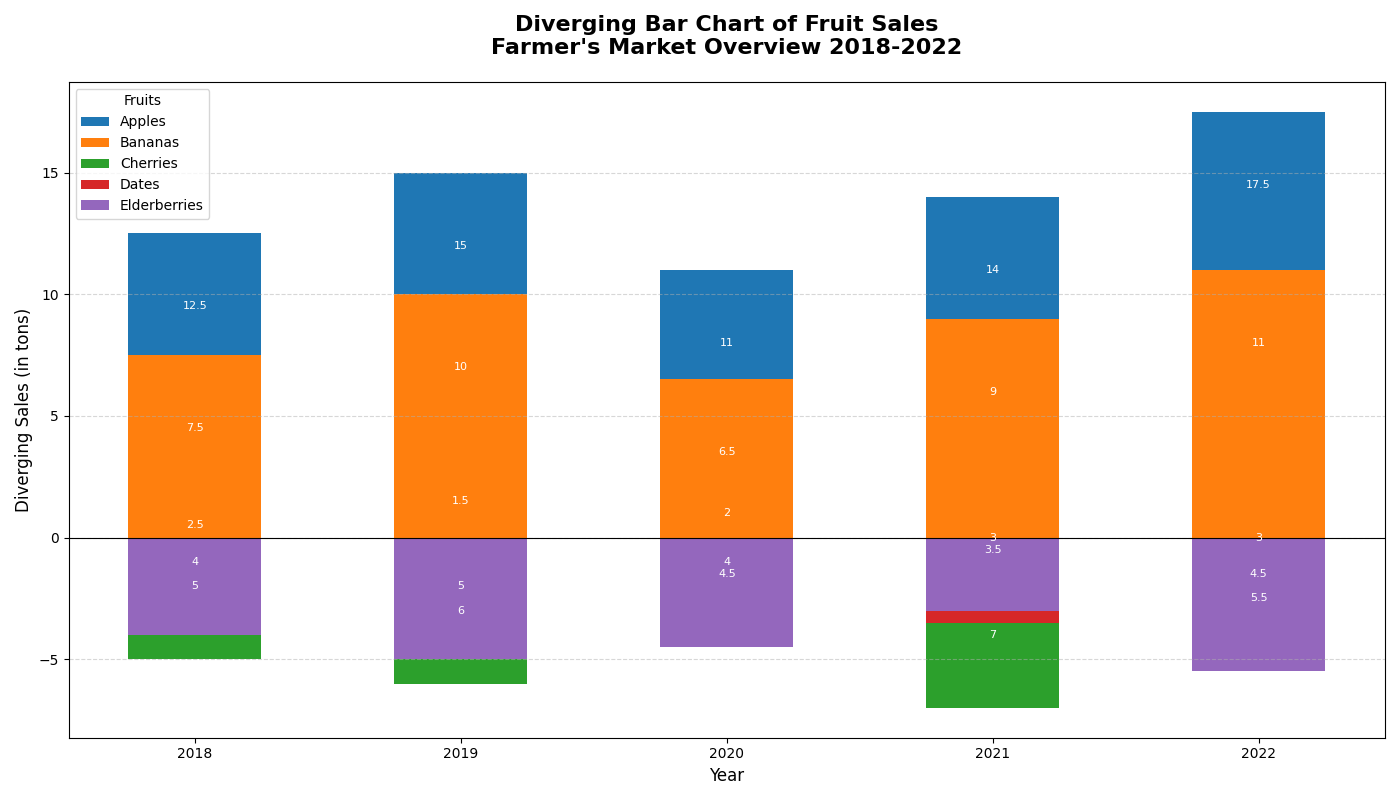

The Python source for this figure:
import matplotlib.pyplot as plt
import numpy as np

years = ['2018', '2019', '2020', '2021', '2022']
fruits = ['Apples', 'Bananas', 'Cherries', 'Dates', 'Elderberries']

# Normalize data for illustration, where the first half of fruits go upwards and the second half downwards
sales_data = {
    'Apples': [12.5, 15, 11, 14, 17.5],
    'Bananas': [7.5, 10, 6.5, 9, 11],
    'Cherries': [-5, -6, -4, -7, -4.5],
    'Dates': [-2.5, -1.5, -2, -3.5, -3],
    'Elderberries': [-4, -5, -4.5, -3, -5.5]
}

years_count = len(years)
fruit_count = len(fruits)
bar_width = 0.5  # Wider bars for clearer view
year_positions = np.arange(years_count)

fig, ax = plt.subplots(figsize=(14, 8))

# Plotting diverging bar chart
bottoms = np.zeros(years_count)
for fruit, sales in sales_data.items():
    ax.bar(year_positions, sales, bar_width, bottom=bottoms, label=fruit)

# Adding text annotations for bars
for fruit, sales in sales_data.items():
    for i, sale in enumerate(sales):
        ax.text(year_positions[i], sale + (3 if sale < 0 else -3), f'{abs(sale)}',
                ha='center', va='center', fontsize=8, color='white')

# Customizing the plot
ax.set_title("Diverging Bar Chart of Fruit Sales\nFarmer's Market Overview 2018-2022", fontsize=16, weight='bold', pad=20)
ax.set_xlabel("Year", fontsize=12)
ax.set_ylabel("Diverging Sales (in tons)", fontsize=12)
ax.set_xticks(year_positions)
ax.set_xticklabels(years)
ax.axhline(0, color='black', linewidth=0.8)  # Central axis
ax.legend(loc='upper left', title="Fruits")

ax.grid(True, axis='y', linestyle='--', alpha=0.5)

plt.tight_layout()
plt.show()
